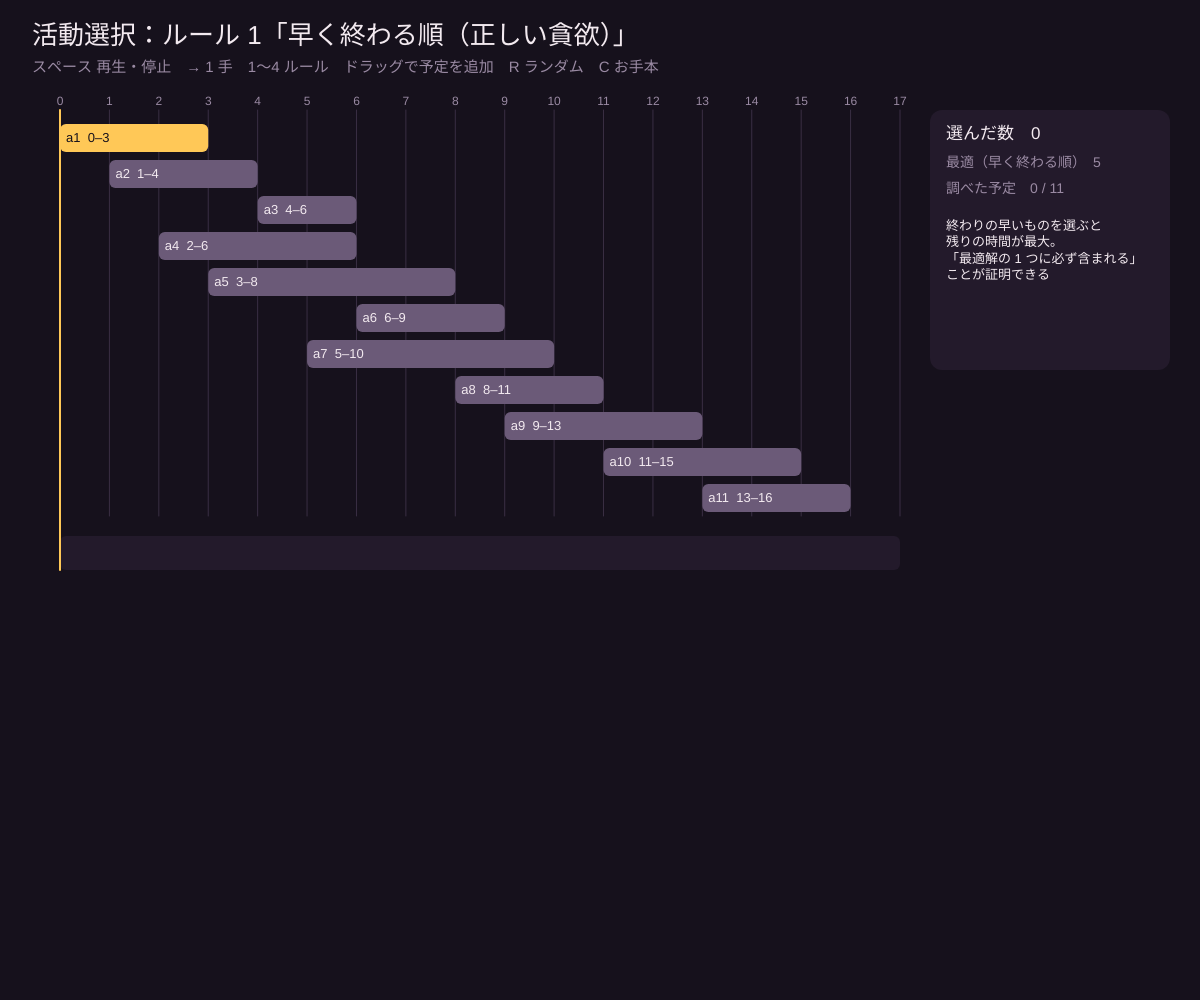
Frame 1 (no input)
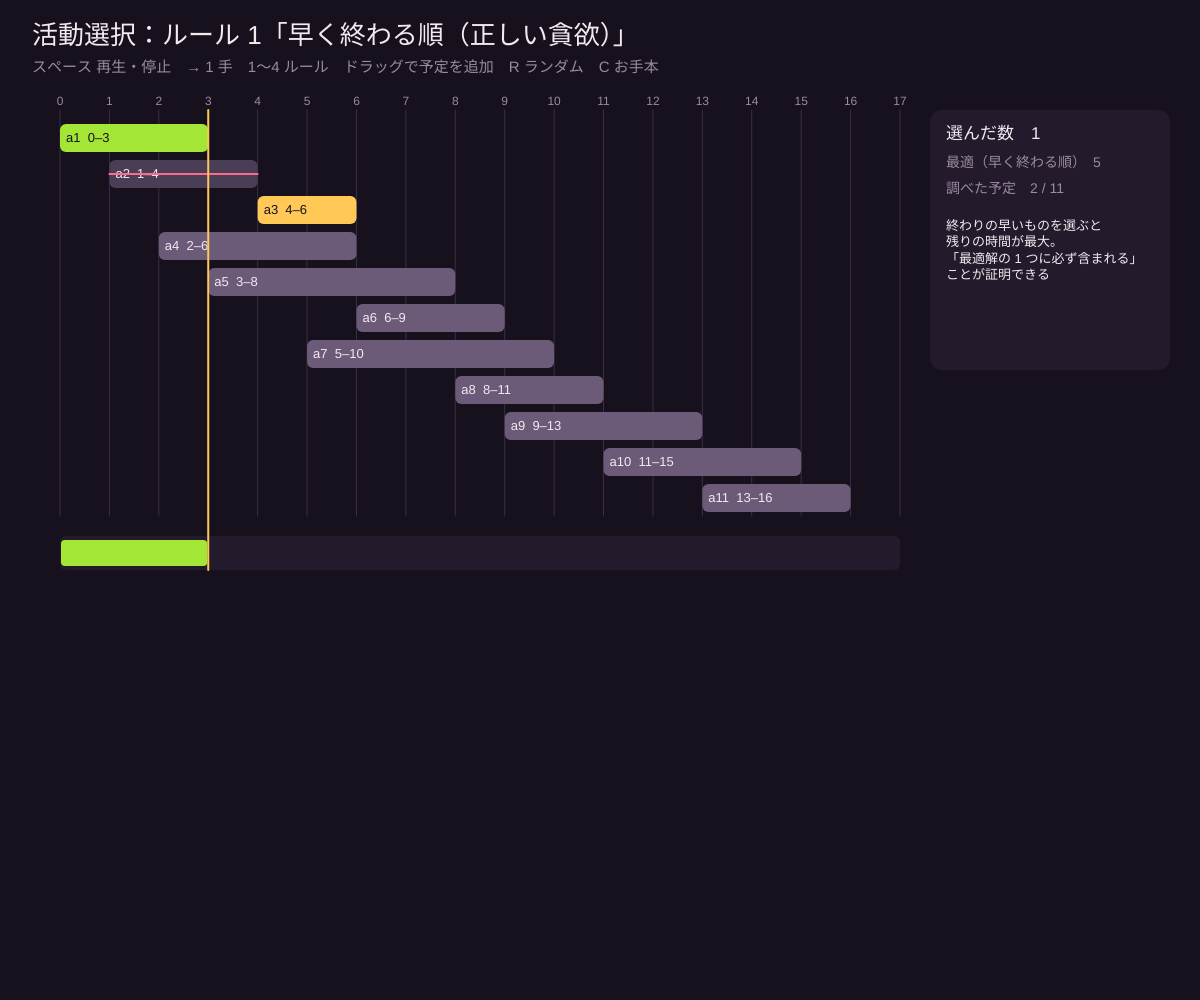
Frame 60 (no input)
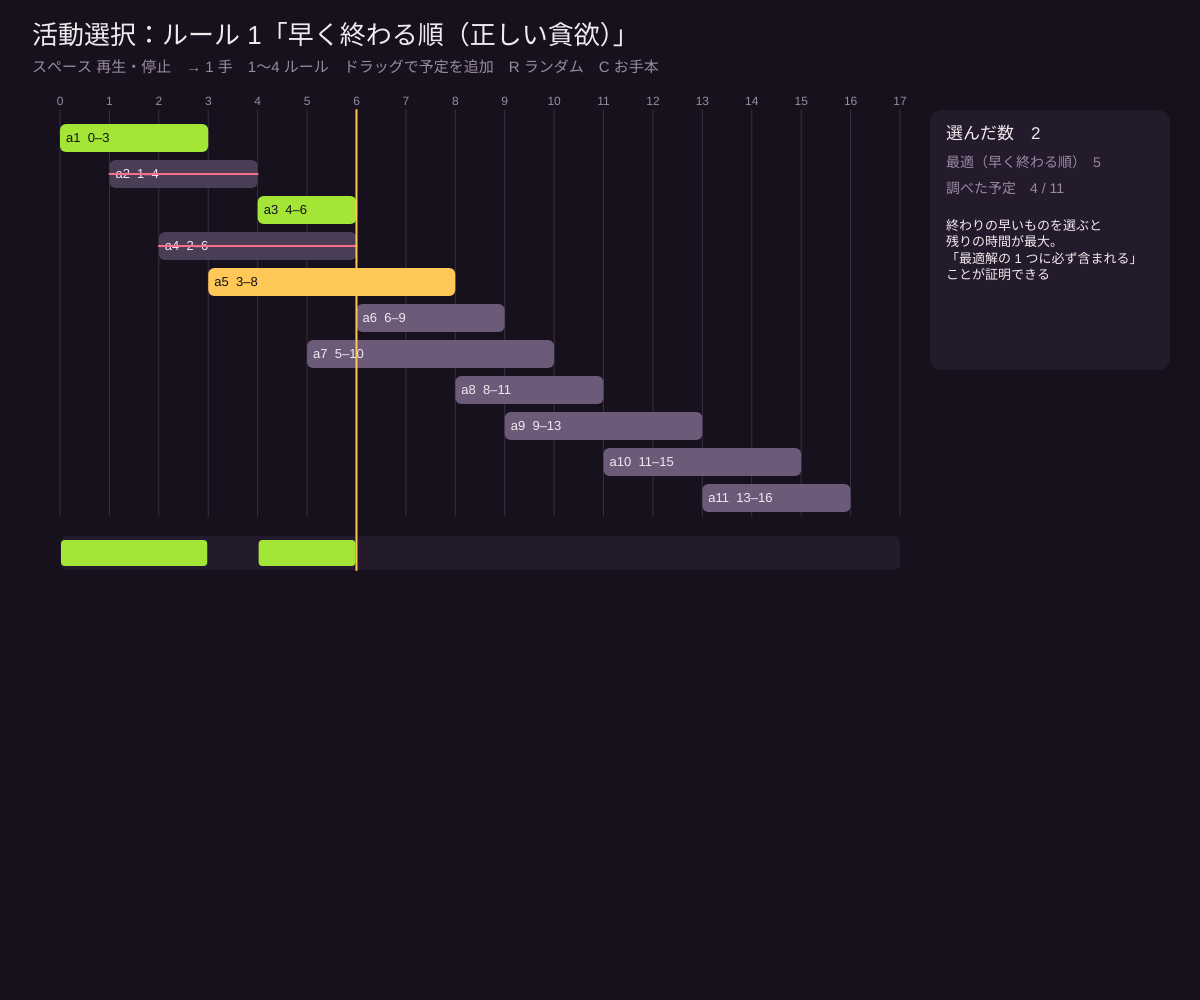
Frame 120 (the mouse pressed at the canvas centre since frame 60)

The p5.js sketch that drew these frames (run headless with seeded random() and noise() and a simulated clock; from frame 60 on, the mouse is pressed at the canvas centre):

// p5.js sketch
// ── sketch.js
// ============================================
// 06 活動選択問題：1 つの部屋に、重ならない予定をできるだけ多く入れる
// 貪欲法：「いちばん早く終わる予定」を選び、それと重ならない中でまた一番早く終わるものを…
// 早く終われば残り時間が一番多く残る → 一度選んだら後悔しない。ほかのルールと比べてみよう
// スペース = 再生・停止 / → = 1 手 / 1〜4 = 選ぶルール / ドラッグ = 予定を追加 / R = ランダム / C = お手本
// ============================================

let acts = [];         // {s, f}
let T = 17;            // ★ 時間の長さ
let framesPerMove = 30;

let rule = 1, order = [], pos = 0, chosen = [], lastF = 0, playing = true, timer = 0, dragS = null;
const RULES = ['', '早く終わる順（正しい貪欲）', '早く始まる順', '短い順', '重なりが少ない順'];

const BG = '#16111c', PANEL = '#231a2b', FG = '#f3eaf0', MUTED = '#9a8aa3';
const RASP = '#ff6b8b', CYAN = '#5ee6e0', AMBER = '#ffc857', LIME = '#a3e635';

function setup() {
  createCanvas(windowWidth, windowHeight);
  sample();
}

function sample() {
  let s = [0, 1, 4, 2, 3, 6, 5, 8, 9, 11, 13], f = [3, 4, 6, 6, 8, 9, 10, 11, 13, 15, 16];   // 最適は 5 個
  acts = s.map((v, k) => ({ s: v, f: f[k] }));
  T = 17;
  restart();
}

function restart() {
  let idx = acts.map((a, k) => k);
  let conflicts = (k) => acts.filter((b, j) => j !== k && b.s < acts[k].f && acts[k].s < b.f).length;
  if (rule === 1) idx.sort((a, b) => acts[a].f - acts[b].f);
  if (rule === 2) idx.sort((a, b) => acts[a].s - acts[b].s);
  if (rule === 3) idx.sort((a, b) => (acts[a].f - acts[a].s) - (acts[b].f - acts[b].s));
  if (rule === 4) idx.sort((a, b) => conflicts(a) - conflicts(b));
  order = idx; pos = 0; chosen = []; lastF = 0;
}

function advance() {
  if (pos >= order.length) return;
  let k = order[pos];
  let ok = chosen.every(c => acts[c].f <= acts[k].s || acts[k].f <= acts[c].s);
  if (ok) { chosen.push(k); lastF = acts[k].f; }
  pos++;
}

function bestCount() {
  let idx = acts.map((a, k) => k).sort((a, b) => acts[a].f - acts[b].f), cnt = 0, f = -Infinity;
  for (let k of idx) if (acts[k].s >= f) { cnt++; f = acts[k].f; }
  return cnt;
}

function draw() {
  background(BG);
  if (playing && pos < order.length && ++timer >= framesPerMove) { timer = 0; advance(); }

  noStroke(); fill(FG); textAlign(LEFT, TOP); textSize(26);
  text(`活動選択：ルール ${rule}「${RULES[rule]}」`, 32, 24);
  fill(MUTED); textSize(15);
  text('スペース 再生・停止　→ 1 手　1〜4 ルール　ドラッグで予定を追加　R ランダム　C お手本', 32, 60);

  let x0 = 60, x1 = width - 300, top = 120;
  let rowH = min(36, (height - top - 80) / max(1, acts.length));
  let tx = (t) => map(t, 0, T, x0, x1);

  // 時間軸
  stroke('#3a2f44'); strokeWeight(1);
  for (let t = 0; t <= T; t++) { line(tx(t), top - 10, tx(t), top + rowH * acts.length); }
  noStroke(); fill(MUTED); textSize(12); textAlign(CENTER, BOTTOM);
  for (let t = 0; t <= T; t++) text(t, tx(t), top - 12);

  // 予定（並べる順＝ルールの順）
  for (let r = 0; r < order.length; r++) {
    let k = order[r], a = acts[k], y = top + r * rowH;
    let isChosen = chosen.includes(k), looked = r < pos, cur = r === pos;
    fill(isChosen ? LIME : looked ? '#4a3d56' : cur ? AMBER : '#6b5a78');
    rect(tx(a.s), y + 4, tx(a.f) - tx(a.s), rowH - 8, 6);
    fill(isChosen || cur ? BG : FG); textSize(min(13, rowH * 0.45)); textAlign(LEFT, CENTER);
    text(`a${k + 1}  ${a.s}–${a.f}`, tx(a.s) + 6, y + rowH / 2);
    if (looked && !isChosen) { stroke(RASP); strokeWeight(2); line(tx(a.s), y + rowH / 2, tx(a.f), y + rowH / 2); noStroke(); }
  }
  // 選ばれた予定を 1 本の帯に
  let by = top + rowH * acts.length + 20;
  fill(PANEL); rect(x0, by, x1 - x0, 34, 6);
  for (let k of chosen) { fill(LIME); rect(tx(acts[k].s) + 1, by + 4, tx(acts[k].f) - tx(acts[k].s) - 2, 26, 4); }
  if (rule === 1 && pos < order.length) { stroke(AMBER); strokeWeight(2); line(tx(lastF), top - 10, tx(lastF), by + 34); noStroke(); }

  // ドラッグ中
  if (dragS !== null) { fill(CYAN); let a = min(dragS, mouseX), b = max(dragS, mouseX); rect(a, by + 44, b - a, 20, 4); }

  // 右パネル
  let px = width - 270;
  fill(PANEL); rect(px, 110, 240, 260, 12);
  fill(FG); textAlign(LEFT, TOP); textSize(17);
  text(`選んだ数　${chosen.length}`, px + 16, 126);
  fill(MUTED); textSize(14);
  text(`最適（早く終わる順）　${bestCount()}`, px + 16, 156);
  text(`調べた予定　${pos} / ${order.length}`, px + 16, 182);
  fill(FG); textSize(13);
  text(rule === 1 ? '終わりの早いものを選ぶと\n残りの時間が最大。\n「最適解の 1 つに必ず含まれる」\nことが証明できる'
    : 'このルールで最適にならない例を\nドラッグで作ってみよう', px + 16, 220);
}

function keyPressed() {
  if (key === ' ') playing = !playing;
  if (key === RIGHT_ARROW) advance();
  if (key >= '1' && key <= '4') { rule = int(key); restart(); }
  if (key === 'c' || key === 'C') sample();
  if (key === 'r' || key === 'R') {
    acts = []; T = 24;
    for (let k = 0; k < 14; k++) { let s = floor(random(0, T - 2)); acts.push({ s, f: min(T, s + floor(random(1, 7))) }); }
    restart(); playing = true;
  }
}

function mousePressed() { if (mouseX > 60 && mouseX < width - 300) dragS = mouseX; }
function mouseReleased() {
  if (dragS === null) return;
  let x0 = 60, x1 = width - 300;
  let a = round(map(min(dragS, mouseX), x0, x1, 0, T)), b = round(map(max(dragS, mouseX), x0, x1, 0, T));
  a = constrain(a, 0, T); b = constrain(b, 0, T);
  if (b > a && acts.length < 24) { acts.push({ s: a, f: b }); restart(); }
  dragS = null;
}

function windowResized() { resizeCanvas(windowWidth, windowHeight); }
